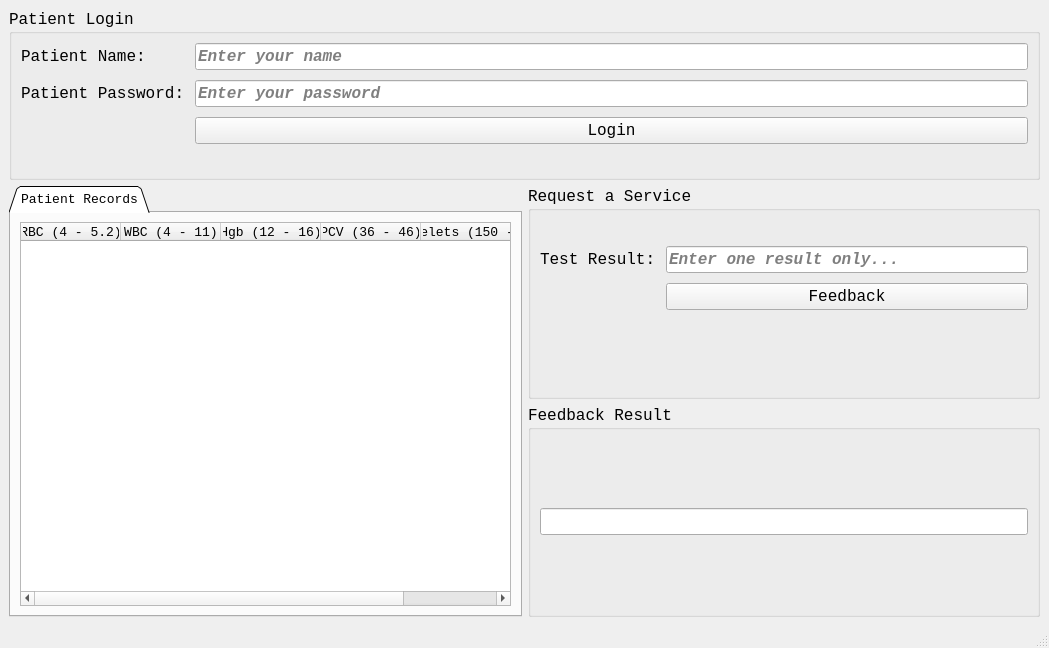
<?xml version="1.0" encoding="UTF-8"?>
<ui version="4.0">
 <class>MainWindow</class>
 <widget class="QMainWindow" name="MainWindow">
  <property name="geometry">
   <rect>
    <x>0</x>
    <y>0</y>
    <width>1049</width>
    <height>648</height>
   </rect>
  </property>
  <property name="sizePolicy">
   <sizepolicy hsizetype="Expanding" vsizetype="Expanding">
    <horstretch>0</horstretch>
    <verstretch>0</verstretch>
   </sizepolicy>
  </property>
  <property name="windowTitle">
   <string>Records</string>
  </property>
  <widget class="QWidget" name="centralwidget">
   <layout class="QGridLayout" name="gridLayout_9">
    <item row="0" column="0">
     <widget class="QGroupBox" name="UserLogin">
      <property name="font">
       <font>
        <family>Courier New</family>
        <pointsize>12</pointsize>
       </font>
      </property>
      <property name="title">
       <string>Patient Login</string>
      </property>
      <layout class="QGridLayout" name="gridLayout_3">
       <item row="0" column="0">
        <layout class="QGridLayout" name="gridLayout">
         <property name="sizeConstraint">
          <enum>QLayout::SetNoConstraint</enum>
         </property>
         <property name="bottomMargin">
          <number>0</number>
         </property>
         <property name="spacing">
          <number>10</number>
         </property>
         <item row="0" column="0">
          <widget class="QLabel" name="UserName">
           <property name="font">
            <font>
             <family>Courier New</family>
             <pointsize>12</pointsize>
            </font>
           </property>
           <property name="text">
            <string>Patient Name:</string>
           </property>
          </widget>
         </item>
         <item row="1" column="0">
          <widget class="QLabel" name="UserPassword">
           <property name="font">
            <font>
             <family>Courier New</family>
             <pointsize>12</pointsize>
            </font>
           </property>
           <property name="text">
            <string>Patient Password:</string>
           </property>
          </widget>
         </item>
         <item row="0" column="1">
          <widget class="QLineEdit" name="user_enter">
           <property name="font">
            <font>
             <family>Courier New</family>
             <pointsize>12</pointsize>
             <weight>75</weight>
             <italic>true</italic>
             <bold>true</bold>
            </font>
           </property>
           <property name="placeholderText">
            <string>Enter your name</string>
           </property>
          </widget>
         </item>
         <item row="2" column="1">
          <widget class="QPushButton" name="login_btn">
           <property name="font">
            <font>
             <family>Courier New</family>
             <pointsize>12</pointsize>
            </font>
           </property>
           <property name="text">
            <string>Login</string>
           </property>
          </widget>
         </item>
         <item row="1" column="1">
          <widget class="QLineEdit" name="pass_enter">
           <property name="font">
            <font>
             <family>Courier New</family>
             <pointsize>12</pointsize>
             <weight>75</weight>
             <italic>true</italic>
             <bold>true</bold>
            </font>
           </property>
           <property name="echoMode">
            <enum>QLineEdit::Password</enum>
           </property>
           <property name="placeholderText">
            <string>Enter your password</string>
           </property>
          </widget>
         </item>
        </layout>
       </item>
       <item row="1" column="0">
        <widget class="QLabel" name="login_failed">
         <property name="sizePolicy">
          <sizepolicy hsizetype="Preferred" vsizetype="Fixed">
           <horstretch>0</horstretch>
           <verstretch>0</verstretch>
          </sizepolicy>
         </property>
         <property name="text">
          <string/>
         </property>
        </widget>
       </item>
      </layout>
     </widget>
    </item>
    <item row="1" column="0">
     <layout class="QGridLayout" name="gridLayout_8">
      <item row="0" column="0">
       <widget class="QTabWidget" name="tabWidget">
        <property name="font">
         <font>
          <family>Courier New</family>
          <pointsize>10</pointsize>
         </font>
        </property>
        <property name="tabShape">
         <enum>QTabWidget::Triangular</enum>
        </property>
        <property name="currentIndex">
         <number>0</number>
        </property>
        <property name="movable">
         <bool>false</bool>
        </property>
        <widget class="QWidget" name="Records">
         <attribute name="title">
          <string>Patient Records</string>
         </attribute>
         <layout class="QGridLayout" name="gridLayout_21">
          <item row="0" column="0">
           <widget class="QTableWidget" name="records_table">
            <property name="font">
             <font>
              <family>Courier New</family>
              <pointsize>10</pointsize>
             </font>
            </property>
            <property name="toolTip">
             <string/>
            </property>
            <property name="autoFillBackground">
             <bool>false</bool>
            </property>
            <property name="midLineWidth">
             <number>0</number>
            </property>
            <property name="sizeAdjustPolicy">
             <enum>QAbstractScrollArea::AdjustIgnored</enum>
            </property>
            <property name="alternatingRowColors">
             <bool>false</bool>
            </property>
            <attribute name="horizontalHeaderCascadingSectionResizes">
             <bool>true</bool>
            </attribute>
            <attribute name="horizontalHeaderMinimumSectionSize">
             <number>50</number>
            </attribute>
            <column>
             <property name="text">
              <string>RBC (4 - 5.2)</string>
             </property>
             <property name="font">
              <font>
               <family>Courier New</family>
              </font>
             </property>
            </column>
            <column>
             <property name="text">
              <string>WBC (4 - 11)</string>
             </property>
             <property name="font">
              <font>
               <family>Courier New</family>
              </font>
             </property>
            </column>
            <column>
             <property name="text">
              <string>Hgb (12 - 16)</string>
             </property>
             <property name="font">
              <font>
               <family>Courier New</family>
              </font>
             </property>
            </column>
            <column>
             <property name="text">
              <string>PCV (36 - 46)</string>
             </property>
             <property name="font">
              <font>
               <family>Courier New</family>
              </font>
             </property>
            </column>
            <column>
             <property name="text">
              <string>Platelets (150 - 450)</string>
             </property>
             <property name="font">
              <font>
               <family>Courier New</family>
              </font>
             </property>
            </column>
           </widget>
          </item>
         </layout>
        </widget>
       </widget>
      </item>
      <item row="0" column="1">
       <layout class="QGridLayout" name="gridLayout_7">
        <item row="0" column="0">
         <widget class="QGroupBox" name="UserLogin_2">
          <property name="font">
           <font>
            <family>Courier New</family>
            <pointsize>12</pointsize>
           </font>
          </property>
          <property name="title">
           <string>Request a Service</string>
          </property>
          <layout class="QGridLayout" name="gridLayout_4">
           <item row="1" column="0">
            <widget class="QLabel" name="login_failed_2">
             <property name="sizePolicy">
              <sizepolicy hsizetype="Preferred" vsizetype="Fixed">
               <horstretch>0</horstretch>
               <verstretch>0</verstretch>
              </sizepolicy>
             </property>
             <property name="text">
              <string/>
             </property>
            </widget>
           </item>
           <item row="0" column="0">
            <layout class="QGridLayout" name="gridLayout_2">
             <property name="sizeConstraint">
              <enum>QLayout::SetNoConstraint</enum>
             </property>
             <property name="bottomMargin">
              <number>0</number>
             </property>
             <property name="spacing">
              <number>10</number>
             </property>
             <item row="1" column="1">
              <widget class="QPushButton" name="feedback_btn">
               <property name="font">
                <font>
                 <family>Courier New</family>
                 <pointsize>12</pointsize>
                </font>
               </property>
               <property name="text">
                <string>Feedback</string>
               </property>
              </widget>
             </item>
             <item row="0" column="1">
              <widget class="QLineEdit" name="record_enter">
               <property name="font">
                <font>
                 <family>Courier New</family>
                 <pointsize>12</pointsize>
                 <weight>75</weight>
                 <italic>true</italic>
                 <bold>true</bold>
                </font>
               </property>
               <property name="text">
                <string/>
               </property>
               <property name="placeholderText">
                <string>Enter one result only...</string>
               </property>
              </widget>
             </item>
             <item row="0" column="0">
              <widget class="QLabel" name="TestRsult">
               <property name="font">
                <font>
                 <family>Courier New</family>
                 <pointsize>12</pointsize>
                </font>
               </property>
               <property name="text">
                <string>Test Result:</string>
               </property>
              </widget>
             </item>
            </layout>
           </item>
          </layout>
         </widget>
        </item>
        <item row="1" column="0">
         <widget class="QGroupBox" name="UserLogin_3">
          <property name="font">
           <font>
            <family>Courier New</family>
            <pointsize>12</pointsize>
           </font>
          </property>
          <property name="title">
           <string>Feedback Result</string>
          </property>
          <layout class="QGridLayout" name="gridLayout_5">
           <item row="0" column="0">
            <layout class="QGridLayout" name="gridLayout_6">
             <property name="sizeConstraint">
              <enum>QLayout::SetNoConstraint</enum>
             </property>
             <property name="bottomMargin">
              <number>0</number>
             </property>
             <property name="spacing">
              <number>10</number>
             </property>
             <item row="0" column="0">
              <widget class="QLineEdit" name="result">
               <property name="font">
                <font>
                 <family>Courier New</family>
                 <pointsize>12</pointsize>
                 <weight>75</weight>
                 <italic>true</italic>
                 <bold>true</bold>
                </font>
               </property>
               <property name="text">
                <string/>
               </property>
               <property name="placeholderText">
                <string/>
               </property>
              </widget>
             </item>
            </layout>
           </item>
          </layout>
         </widget>
        </item>
       </layout>
      </item>
     </layout>
    </item>
   </layout>
  </widget>
  <widget class="QMenuBar" name="menubar">
   <property name="geometry">
    <rect>
     <x>0</x>
     <y>0</y>
     <width>1049</width>
     <height>21</height>
    </rect>
   </property>
  </widget>
  <widget class="QStatusBar" name="statusbar"/>
 </widget>
 <resources/>
 <connections/>
</ui>
